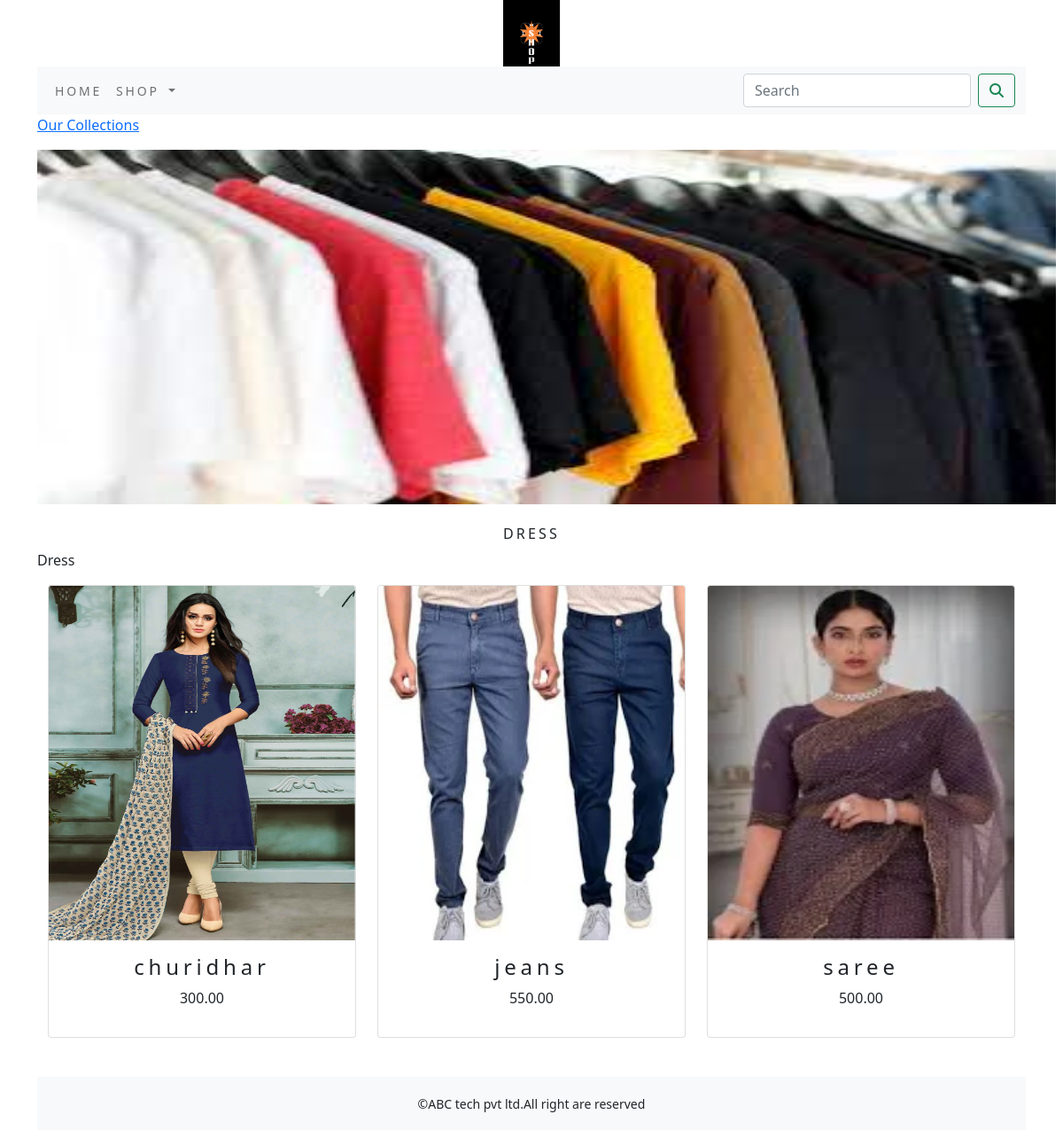
/shop/dress/, run on the app's committed database.
### shop/models.py (models this page shows, shortened)
class Category(models.Model):
    name=models.CharField(max_length=250,unique=True)
    slug=models.SlugField(max_length=250,unique=True)
    description=models.TextField(blank=True)
    image=models.ImageField(upload_to='category',blank=True)
    class Meta:
        ordering=('name',)
        verbose_name='category'
        verbose_name_plural='categories'
    def get_url(self):
        return reverse('shop:products_by_category',args=[self.slug])

class Product(models.Model):
    name = models.CharField(max_length=250, unique=True)
    slug = models.SlugField(max_length=250, unique=True)
    description = models.TextField(blank=True)
    price=models.DecimalField(max_digits=10,decimal_places=2)
    category=models.ForeignKey(Category,on_delete=models.CASCADE)
    image = models.ImageField(upload_to='product', blank=True)
    stock=models.IntegerField()
    available=models.BooleanField(default=True)
    created=models.DateTimeField(auto_now_add=True)
    updated=models.DateTimeField(auto_now=True)
    def get_url(self):
        return reverse('shop:prodCatdetail',args=[self.category.slug,self.slug])
    class Meta:
        ordering = ('name',)
        verbose_name = 'product'
        verbose_name_plural = 'products'

### shop/views.py (the view)
# urls.py: path('',views.allProdCat,name='allProdCat'),
def allProdCat(request,c_slug=None):
    c_page=None
    products_list=None
    if c_slug!=None:
        c_page=get_object_or_404(Category,slug=c_slug)
        products_list=Product.objects.all().filter(category=c_page,available=True)
    else:
        products_list=Product.objects.all().filter(available=True)
    paginator=Paginator(products_list,6)
    try:
        page=int(request.GET.get('page','1'))
    except:
        page=1
    try:
        products=paginator.page(page)
    except (EmptyPage,InvalidPage):
        products=paginator.page(paginator.num_pages)
    return render(request,'category.html',{'category':c_page,'products':products})

### cart/context_processors.py (called while the page is built)
def counter(request):
    item_count=0
    if 'admin' in request.path:
        return {}
    else:
        try:
            cart=Cart.objects.filter(cart_id=_cart_id(request))
            cart_items=CartItem.objects.all().filter(cart=cart[:1])
            for cart_item in cart_items:
                item_count += cart_item.quantity
        except Cart.DoesNotExist:
            item_count=0
    return dict(item_count=item_count)

### cart/views.py (called while the page is built)
def _cart_id(request):
    cart=request.session.session_key
    if not cart:
        cart=request.session.create()
    return cart

### shop/context_processors.py (called while the page is built)
def menu_links(request):
    links=Category.objects.all()
    return dict(links=links)

### templates/category.html (shortened to what this page needs)
{% extends 'base.html' %}
{% load static %}
{% block content %}
    {% if category %}
<div>
    <div class="row my_row_class">
        <div class="mx-auto">
        <p><a href="{% url 'shop:allProdCat' %}">Our Collections</a></p>
    </div>
        </div>
</div>
{% endif %}
<div class="mx_auto">
     {% if category %}
    <img  src="{{category.image.url}}" alt="{{category.name}}" width="1150px" height="400px;">
</div>
<br>
<div>
    <h1 class="text-center my_title">{{category.name}}</h1>
    <p class="text-justify">{{category.description}}</p>
</div>
{% endif %}
<div class="container">
    <div class="row mx_auto">
        {% for product in products.object_list  %}
        <div class="my_bottom_margin col-9  col-sm-12 col-md-4 col-lg-4">
            <div class="card text-center" style="min-width:18rem;">
                <a href="{{product.get_url}}"><img class="card-img-top my_image" src="{{product.image.url}}" alt="{{product.name}}" width="100px" height="100px;"></a>
                <div class="card-body">
                    <h4>{{product.name}}</h4>
                    <p>{{product.price}}</p>
                </div>
            </div>
        </div>
        {% endfor %}
    </div>
    <br>
</div>
{% endblock %}

### static/css/custom.css (style rules this page uses)
body { font-family: 'Roboto', sans-serif; }
.my_row_class { padding-top=15px; }
.my_image { width:50px; height:400px; }
.my_title { font-size:16px; text-transform:uppercase; letter-spacing:.2em; }
.my_bottom_margin { margin_bottom:10px; }
.card-body h4 { font-size:14px text-transform:uppercase; letter-spacing:.2em; }

### data on the page
Category: image (picture), name "DRESS", description "Dress"
Product: image (picture), name "churidhar", price "300.00"
Product: image (picture), name "jeans", price "550.00"
Product: image (picture), name "saree", price "500.00"
